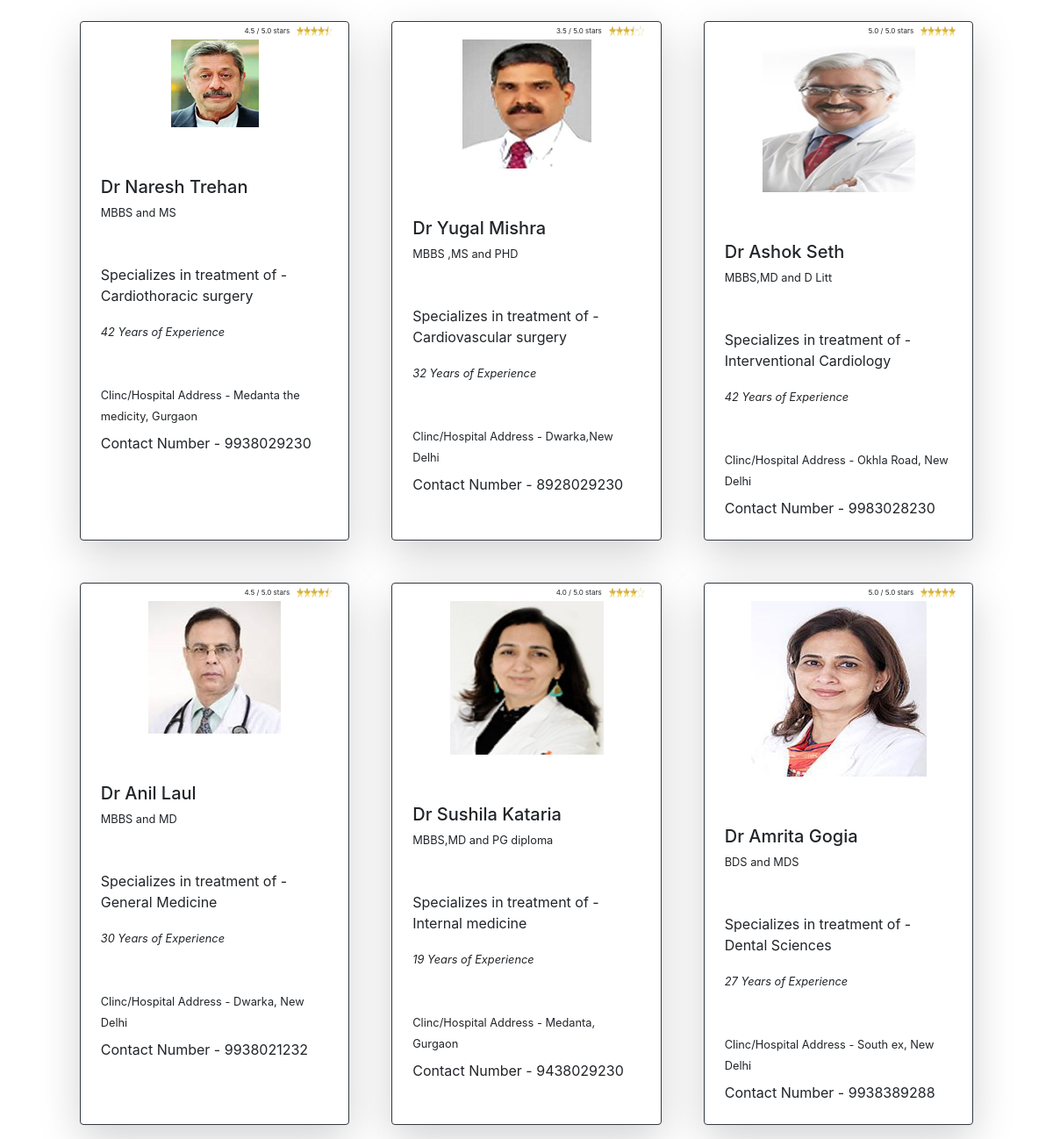
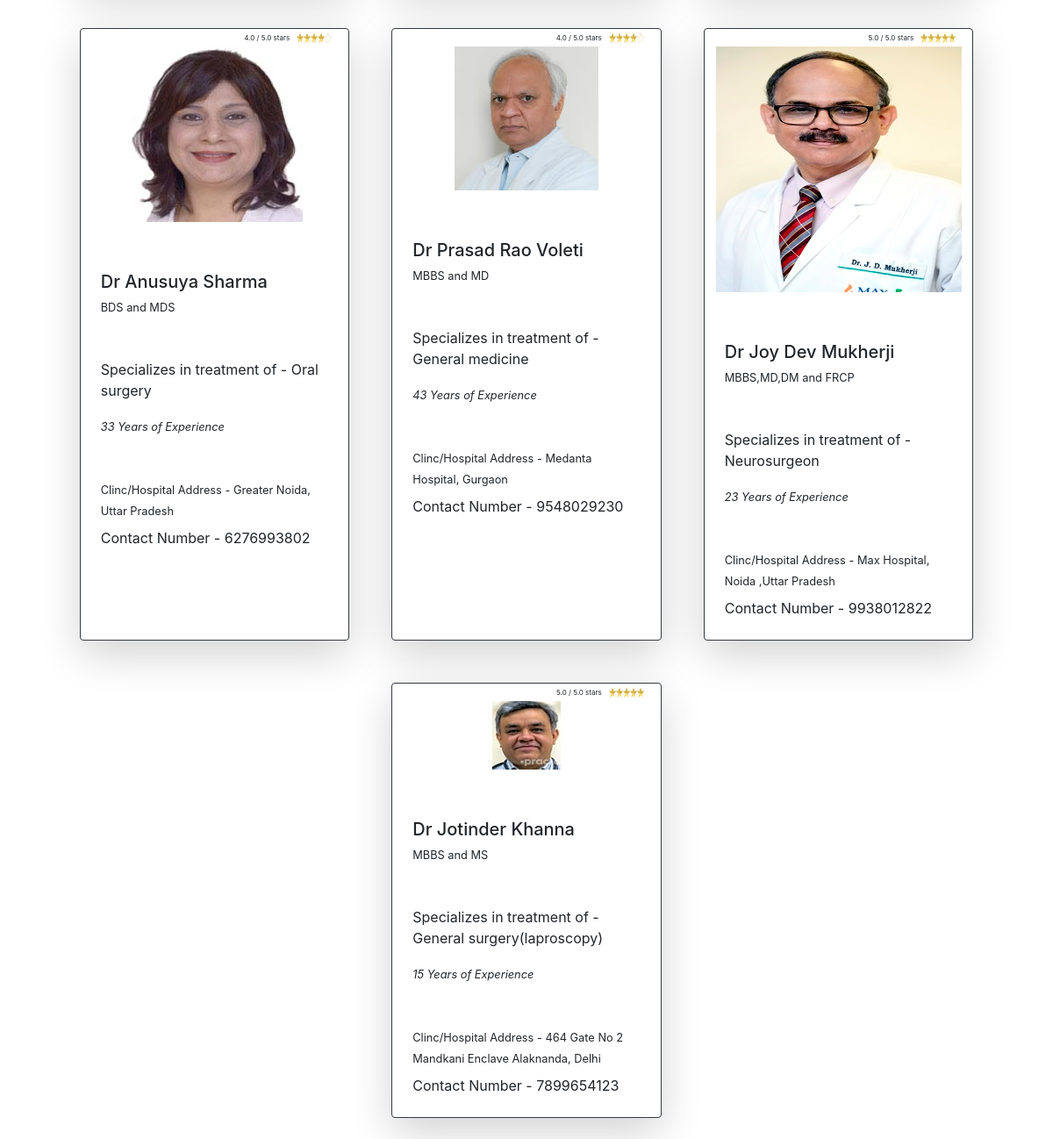
/doctor_search.php, run on the app's committed database (2 pictures, top to bottom).
### tables this page shows
CREATE TABLE `doctors` (
  `S_No` int(4) NOT NULL,
  `Doc_Name` varchar(200) NOT NULL,
  `Doc_Qual` varchar(100) NOT NULL,
  `Doc_Spec` varchar(500) NOT NULL,
  `Doc_Addr` varchar(700) NOT NULL,
  `Doc_Exp` int(2) NOT NULL,
  `contact` bigint(20) NOT NULL,
  `Rating` decimal(2,1) NOT NULL,
  `Image` varchar(150) NOT NULL
);

### doctor_search.php (the view, shortened to what this page needs)
<!doctype html>
<html lang="en">
  <head>
    <link rel="stylesheet" href="https://stackpath.bootstrapcdn.com/bootstrap/4.5.0/css/bootstrap.min.css">
</head>
<body>
<?php
function search($text){
	$db = new PDO("mysql:host=localhost;dbname=mediassist", 'root', '');
	$text = htmlspecialchars($text);
	$get_word = $db->prepare("SELECT * FROM doctors WHERE Doc_Name LIKE concat('%',:Doc_Name, '%')");
	$get_word -> execute(array('Doc_Name' => $text));
    echo '<div class="row d-flex justify-content-center g-2 doctors" id="show_up">';
	while($row = $get_word->fetch(PDO::FETCH_ASSOC)){
           echo '<div class="col-lg-3 col-md-3 col-sm-8 col-12 border border-dark m-4 shadow-lg rounded bg-white">
          <div class="row p-1">
            <div class="col-12 d-flex justify-content-end">';
            $count = $row['Rating'];
        echo '<small style="font-size:0.5em">'.$row['Rating'].' / 5.0 stars&emsp;</small>';
            $countleft = 5-$count;
            while($count>=1)
            {
                echo'<img src="Images/full_star.jpg" style="width: 3%; height: 100%" alt="">';
                $count--;
            }
            if($count>0)
            {
                echo'<img src="Images/half_star.jpg" style="width: 3%; height: 100%" alt="">';
            }
            while($countleft>=1)
            {
                echo'<img src="Images/empty_star.jpg" style="width: 3%; height: 100%" alt="">';
                $countleft--;
            }
           echo '</div>
          </div>
            <div class="row pb-5">
              <div class="col-12 d-flex justify-content-center ">
                <img src="'.$row['Image'].'" alt="">
              </div>
            </div>
            <div class="row p-2">
              <div class="col-12">
                <table>
                  <tr><p class="h5 mb-1">'.$row['Doc_Name'].'</p></tr>
                  <tr><small class="mb-5">'.$row['Doc_Qual'].'</small></tr>
                  <tr><p class="mt-5">Specializes in treatment of - '.$row['Doc_Spec'].'<br></p></tr>
                  <tr><small class="font-italic mt-2">'.$row['Doc_Exp'].' Years of Experience</small></tr>
                  <br><br><br>
                  <tr><small class="pt-5">Clinc/Hospital Address - '.$row['Doc_Addr'].'</small></tr>
                  <tr><p class="mt-2">Contact Number - '.$row['contact'].'</p></tr>
                </table>
              </div>
            </div>
        </div>';
        }
     echo '</div>';
}
search($_GET['txt']);
?>
    </body>
    </html>

### data on the page
doctors: Rating "4.5", Image (picture), Doc_Name "Dr Naresh Trehan", Doc_Qual "MBBS and MS", Doc_Spec "Cardiothoracic surgery", Doc_Exp "42", Doc_Addr "Medanta the medicity, Gurgaon", contact "9938029230"
doctors: Rating "3.5", Image (picture), Doc_Name "Dr Yugal Mishra", Doc_Qual "MBBS ,MS and PHD", Doc_Spec "Cardiovascular surgery", Doc_Exp "32", Doc_Addr "Dwarka,New Delhi", contact "8928029230"
doctors: Rating "5.0", Image (picture), Doc_Name "Dr Ashok Seth", Doc_Qual "MBBS,MD and D Litt", Doc_Spec "Interventional Cardiology", Doc_Exp "42", Doc_Addr "Okhla Road, New Delhi", contact "9983028230"
doctors: Rating "4.5", Image (picture), Doc_Name "Dr Anil Laul", Doc_Qual "MBBS and MD", Doc_Spec "General Medicine", Doc_Exp "30", Doc_Addr "Dwarka, New Delhi", contact "9938021232"
doctors: Rating "4.0", Image (picture), Doc_Name "Dr Sushila Kataria", Doc_Qual "MBBS,MD and PG diploma", Doc_Spec "Internal medicine", Doc_Exp "19", Doc_Addr "Medanta, Gurgaon", contact "9438029230"
doctors: Rating "5.0", Image (picture), Doc_Name "Dr Amrita Gogia", Doc_Qual "BDS and MDS", Doc_Spec "Dental Sciences", Doc_Exp "27", Doc_Addr "South ex, New Delhi", contact "9938389288"
doctors: Rating "4.0", Image (picture), Doc_Name "Dr Anusuya Sharma", Doc_Qual "BDS and MDS", Doc_Spec "Oral surgery", Doc_Exp "33", Doc_Addr "Greater Noida, Uttar Pradesh", contact "6276993802"
doctors: Rating "4.0", Image (picture), Doc_Name "Dr Prasad Rao Voleti", Doc_Qual "MBBS and MD", Doc_Spec "General medicine", Doc_Exp "43", Doc_Addr "Medanta Hospital, Gurgaon", contact "9548029230"
doctors: Rating "5.0", Image (picture), Doc_Name "Dr Joy Dev Mukherji", Doc_Qual "MBBS,MD,DM and FRCP", Doc_Spec "Neurosurgeon", Doc_Exp "23", Doc_Addr "Max Hospital, Noida ,Uttar Pradesh", contact "9938012822"
doctors: Rating "5.0", Image (picture), Doc_Name "Dr Jotinder Khanna", Doc_Qual "MBBS and MS", Doc_Spec "General surgery(laproscopy)", Doc_Exp "15", Doc_Addr "464 Gate No 2 Mandkani Enclave Alaknanda, Delhi", contact "7899654123"
